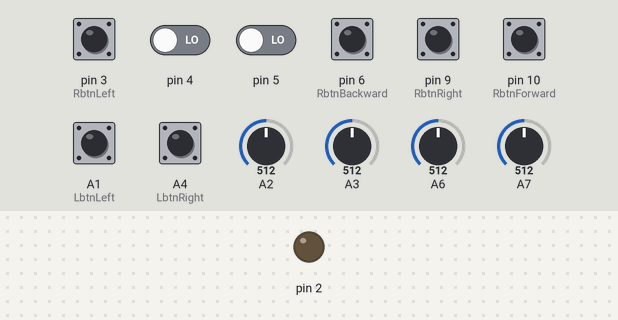
The sketch below on a simulated Arduino Nano, built with avr-gcc and run on an emulated ATmega328P. Parts: output pins drawn as LEDs (lit = HIGH). The inputs (shaded band) are chosen by the test bench; at power-on: A1 (LbtnLeft), A4 (LbtnRight), pin 3 (RbtnLeft), pin 6 (RbtnBackward), pin 9 (RbtnRight), pin 10 (RbtnForward) HIGH, pin 4, pin 5 LOW, A2 = 512, A3 = 512, A6 = 512, A7 = 512. No radio packets arrive unless stated.

Above: at 1.2 s.
1.3 s: pin 3 (RbtnLeft) pulled LOW for 0.15 s
Timing chart, 0 to 4.3 s (numbered marks = the images above; inputs shaded):
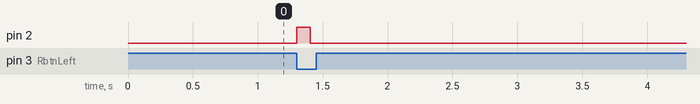

The sketch:

transmitter.ino
```cpp
#include <SPI.h>
#include <nRF24L01.h>
#include <RF24.h>

const uint64_t pipeOut = 0xE8E8F0F0E1LL;
RF24 radio(7, 8);

struct MyData {
  byte throttle;
  byte yaw;
  byte pitch;
  byte roll;
  byte AUX1;
  byte AUX2;
  byte AUX3;
  byte AUX4;
};

MyData data;

// ================= BOTONES =================
// Derecha (ROLL + PITCH)
const int RbtnLeft = 3;
const int RbtnRight = 9;
const int RbtnForward = 10;
const int RbtnBackward = 6;

// Izquierda (YAW)
const int LbtnLeft = A1;
const int LbtnRight = A4;
const int LbtnUp = A5;
const int LbtnDown = A0;

// estados actuales
int RbtnRightS, RbtnLeftS, RbtnForwardS, RbtnBackwardS;
int LbtnRightS, LbtnLeftS;

// estados anteriores
int prevRbtnRightS = HIGH;
int prevRbtnLeftS  = HIGH;
int prevRbtnForwardS = HIGH;
int prevRbtnBackwardS = HIGH;

int prevLbtnRightS = HIGH;
int prevLbtnLeftS  = HIGH;

// ================= TRIM =================
int trimRoll = 0;
int trimPitch = 0;
int trimYaw = 0;

const int trimStep = 1;   // fino
const int trimMax  = 30;
unsigned long ledTimer = 0;
const int ledDuration = 100;

// ================= INIT =================
void resetData()
{
  data.throttle = 0;
  data.yaw = 127;
  data.pitch = 127;
  data.roll = 127;
  data.AUX1 = 0;
  data.AUX2 = 0;
  //  data.AUX3 = 0;
  //  data.AUX4 = 0;
}

void setup()
{
  //Serial.begin(115200);

  pinMode(2, OUTPUT);
  digitalWrite(2, LOW);

  // botones con pullup
  pinMode(RbtnRight, INPUT_PULLUP);
  pinMode(RbtnLeft, INPUT_PULLUP);
  pinMode(RbtnForward, INPUT_PULLUP);
  pinMode(RbtnBackward, INPUT_PULLUP);

  pinMode(LbtnRight, INPUT_PULLUP);
  pinMode(LbtnLeft, INPUT_PULLUP);
  //  pinMode(LbtnUp, INPUT_PULLUP);
  //  pinMode(LbtnDown, INPUT_PULLUP);

  radio.begin();
  radio.setAutoAck(false);
  radio.setDataRate(RF24_250KBPS);
  radio.openWritingPipe(pipeOut);

  resetData();
}

// ================= MAP =================
int mapJoystickValues(int val, int lower, int middle, int upper, bool reverse)
{
  val = constrain(val, lower, upper);

  // DEADZONE
  if (abs(val - middle) < 10) {
    val = middle;
  }

  if (val < middle)
    val = map(val, lower, middle, 0, 128);
  else
    val = map(val, middle, upper, 128, 255);

  return (reverse ? 255 - val : val);
}

// ================= LOOP =================
void loop()
{
  // ===== LEER BOTONES =====
  RbtnRightS    = digitalRead(RbtnRight);
  RbtnLeftS     = digitalRead(RbtnLeft);
  RbtnForwardS  = digitalRead(RbtnForward);
  RbtnBackwardS = digitalRead(RbtnBackward);

  LbtnRightS = digitalRead(LbtnRight);
  LbtnLeftS  = digitalRead(LbtnLeft);

  // ===== TRIM POR CLICK =====

  // ROLL
  if (RbtnRightS == LOW && prevRbtnRightS == HIGH) {
    trimRoll += trimStep;
    digitalWrite(2, HIGH);
    ledTimer = millis();
  }

  if (RbtnLeftS == LOW && prevRbtnLeftS == HIGH) {
    trimRoll -= trimStep;
    digitalWrite(2, HIGH);
    ledTimer = millis();
  }

  // PITCH
  if (RbtnForwardS == LOW && prevRbtnForwardS == HIGH) {
    trimPitch += trimStep;
    digitalWrite(2, HIGH);
    ledTimer = millis();
  }

  if (RbtnBackwardS == LOW && prevRbtnBackwardS == HIGH) {
    trimPitch -= trimStep;
    digitalWrite(2, HIGH);
    ledTimer = millis();
  }

  // YAW (lado izquierdo)
  if (LbtnRightS == LOW && prevLbtnRightS == HIGH) {
    trimYaw += trimStep;
    digitalWrite(2, HIGH);
    ledTimer = millis();
  }

  if (LbtnLeftS == LOW && prevLbtnLeftS == HIGH) {
    trimYaw -= trimStep;
    digitalWrite(2, HIGH);
    ledTimer = millis();
  }

  // limitar
  trimRoll  = constrain(trimRoll, -trimMax, trimMax);
  trimPitch = constrain(trimPitch, -trimMax, trimMax);
  trimYaw   = constrain(trimYaw, -trimMax, trimMax);

  // guardar estados
  prevRbtnRightS    = RbtnRightS;
  prevRbtnLeftS     = RbtnLeftS;
  prevRbtnForwardS  = RbtnForwardS;
  prevRbtnBackwardS = RbtnBackwardS;

  prevLbtnRightS = LbtnRightS;
  prevLbtnLeftS  = LbtnLeftS;

  // ===== JOYSTICKS =====
  data.throttle = mapJoystickValues(analogRead(A6), 0, 508, 1023, false);

  data.yaw = constrain(
               mapJoystickValues(analogRead(A7), 0, 525, 1023, true) + trimYaw,
               0, 255
             );

  data.pitch = constrain(
                 mapJoystickValues(analogRead(A3), 0, 508, 1023, false) + trimPitch,
                 0, 255
               );

  data.roll = constrain(
                mapJoystickValues(analogRead(A2), 0, 528, 1023, false) + trimRoll,
                0, 255
              );

  data.AUX1 = digitalRead(4);
  data.AUX2 = digitalRead(5);
  //  data.AUX3 = !digitalRead(A5);
  //  data.AUX4 = !digitalRead(A0);

  // ===== DEBUG SERIAL =====
  //  Serial.print("THR: "); Serial.print(data.throttle);
  //  Serial.print(" | YAW: "); Serial.print(data.yaw);
  //  Serial.print(" | PITCH: "); Serial.print(data.pitch);
  //  Serial.print(" | ROLL: "); Serial.print(data.roll);
  //  Serial.print(" | AUX1: "); Serial.print(data.AUX1);
  //  Serial.print(" | AUX2: "); Serial.print(data.AUX2);
  //  Serial.print(" | AUX3: "); Serial.print(data.AUX3);
  //  Serial.print(" | AUX4: "); Serial.print(data.AUX4);
  //  Serial.println();

  // ===== ENVIAR =====
  if (millis() - ledTimer > ledDuration) {
    digitalWrite(2, LOW);
  }

  radio.write(&data, sizeof(MyData));
}
```

Measured:
- after the input at 1.3 s, pin 2: LOW → HIGH at once, → LOW 0.10 s later
